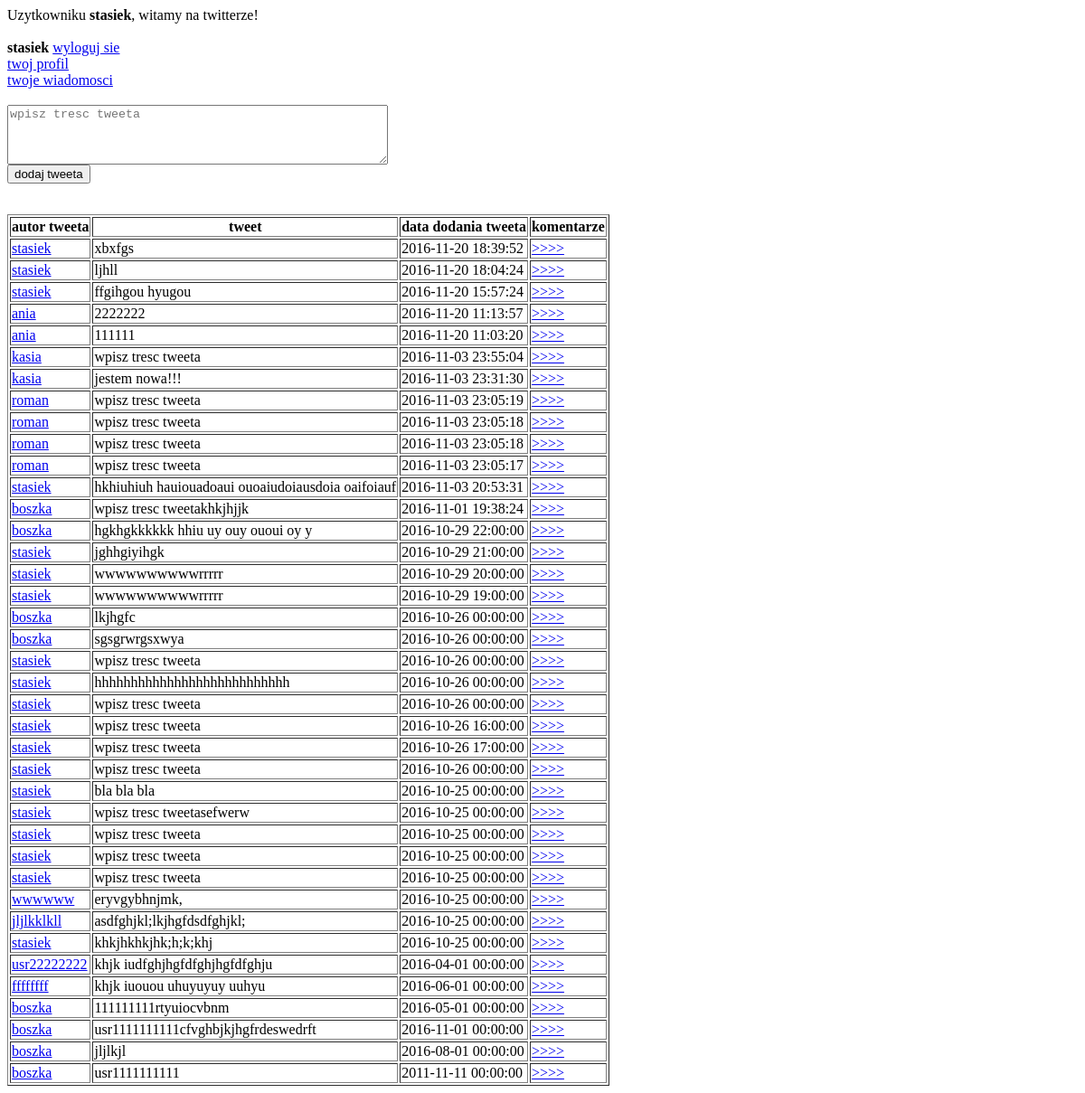
Page /Index.php (signed in) on the earlier database version.
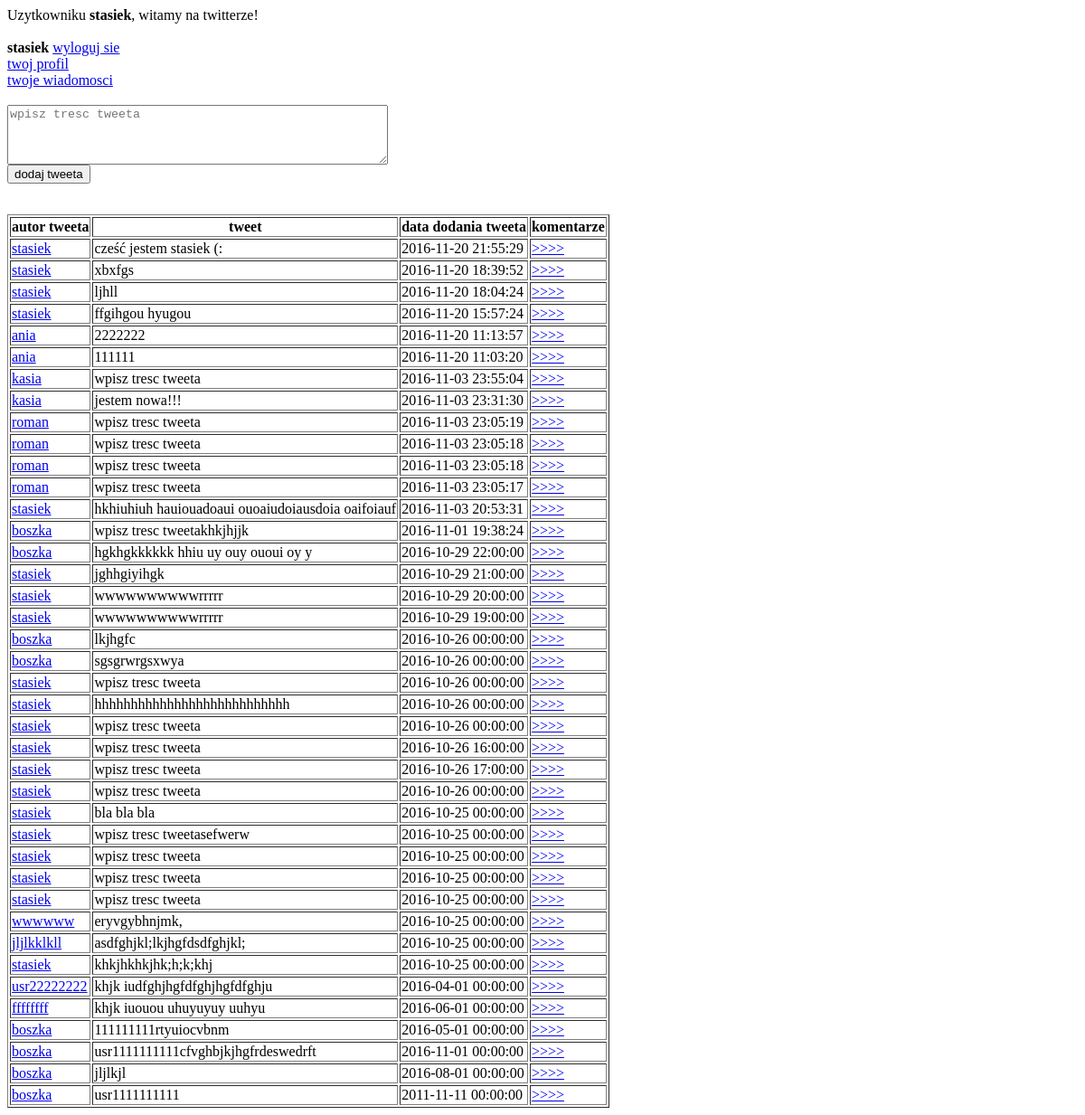
Same page on the later database version.
### tables this page shows
CREATE TABLE IF NOT EXISTS `Tweet` (
  `id` int(11) NOT NULL AUTO_INCREMENT,
  `userId` int(11) DEFAULT NULL,
  `text` varchar(255) DEFAULT NULL,
  `creationDate` datetime DEFAULT NULL,
  PRIMARY KEY (`id`),
  KEY `userId` (`userId`)
);

CREATE TABLE IF NOT EXISTS `User` (
  `id` int(11) NOT NULL AUTO_INCREMENT,
  `username` varchar(255) DEFAULT NULL,
  `hashedPassword` varchar(255) DEFAULT NULL,
  `email` varchar(255) DEFAULT NULL,
  `information` varchar(225) NOT NULL,
  PRIMARY KEY (`id`),
  UNIQUE KEY `email` (`email`)
);

### src/User.php (called while the page is built, shortened)
<?php
class User {
    private $username;
    public function __construct() {
        $this->username = "";
    }
    public function getUsername() {
        return $this->username;
    }
    static public function loadUserById(mysqli $connection, $id) {
        $sql = "SELECT * FROM User WHERE id=$id";
        $result = $connection->query($sql);
        if ($result == true && $result->num_rows == 1) {
            $row = $result->fetch_assoc();
            $loadedUser = new User();
            $loadedUser->id = $row['id'];
            $loadedUser->username = $row['username'];
            $loadedUser->hashedPassword = $row['hashedPassword'];
            $loadedUser->email = $row['email'];
            $loadedUser->information = $row['information'];
            return $loadedUser;
        }
        return null;
    }
}

### src/Tweet.php (called while the page is built, shortened)
<?php
class Tweet {
    private $id;
    private $userId;
    private $text;
    private $creationDate;
    private $username;
    public function __construct() {
        $this->id = -1;
        $this->userId = "";
        $this->text = "";
        $this->creationDate = "";
    }
    public function getId() {
        return $this->id;
    }
    public function getUserId() {
        return $this->userId;
    }
    public function getText() {
        return $this->text;
    }
    public function getCreationDate() {
        return $this->creationDate;
    }
    public function getUsername() {
        return $this->username;
    }
    static public function loadAllTweets(mysqli $connection) {
        $sql = "SELECT Tweet.*, User.username FROM Tweet, User WHERE Tweet.userId = User.id order by Tweet.id desc";
        $ret = [];
        $result = $connection->query($sql);
        if ($result == true && $result->num_rows != 0) {
            foreach ($result as $row) {
                $loadedTweet = new Tweet();
                $loadedTweet->id = $row['id'];
                $loadedTweet->userId = $row['userId'];
                $loadedTweet->text = $row['text'];
                $loadedTweet->creationDate = $row['creationDate'];
                $loadedTweet->username = $row['username'];
                $ret[] = $loadedTweet;
            }
        }
        return $ret;
    }
}

### Index.php (the view, shortened to what this page needs)
<html>
    <head></head>
    <body>
        <?php
        require_once 'src/connection.php';
        require_once 'src/User.php';
        require_once 'src/Tweet.php';
        if (isset($_SESSION['loggedUserId'])) {
            $loadedUser = User::loadUserById($conn, $_SESSION['loggedUserId']);
            echo 'Uzytkowniku <b>' . $loadedUser->getUsername() . '</b>, witamy na twitterze!';
            echo '<br>';
            echo '<br>';
            echo '<b>' . $loadedUser->getUsername() . '</b> <a href="Logout.php">wyloguj sie</a>';
            echo '<br>';
            echo '<a href=Edit.php?loggedUserId=' . $_SESSION['loggedUserId'] . '>twoj profil</a>';
            echo '<br>';
            echo '<a href=UserMessages.php?loggedUserId=' . $_SESSION['loggedUserId'] . '>twoje wiadomosci</a>';
            echo '<br>';
        }
        ?>
        <br>
        <div>
            <form method="post" action="Index.php">
                <textarea name="tweet" cols="50" rows="4" placeholder="wpisz tresc tweeta"></textarea><br>
                <button type="submit" name="submit" value="new_tweet">dodaj tweeta</button><br><br>
            </form>
        </div>
    </body>
</html>
<?php
require_once 'src/connection.php';
require_once 'src/User.php';
require_once 'src/Tweet.php';
$loadedTweets = Tweet::loadAllTweets($conn);
echo'<table border = 1>';
echo '<tr><th>autor tweeta</th><th>tweet</th><th>data dodania tweeta</th><th>komentarze</th></tr>';
foreach ($loadedTweets as $tweet) {
    echo '<tr>';
    echo '<td><a href=UserTweets.php?userId=' . $tweet->getUserId() . '>' . $tweet->getUsername() . '</a></td>';
    echo '<td>' . $tweet->getText() . '</td>';
    echo '<td>' . $tweet->getCreationDate() . '</td>';
    echo '<td><a href=Comments.php?tweetId=' . $tweet->getId() . '>' . '>>>>' . '<a\></td>';
    echo '</tr>';
}
echo'</table>';
?>

Differences in the rows shown:
added tweet: userId.username "stasiek", text "cześć jestem stasiek (:", creationDate "2016-11-20 21:55:29"
